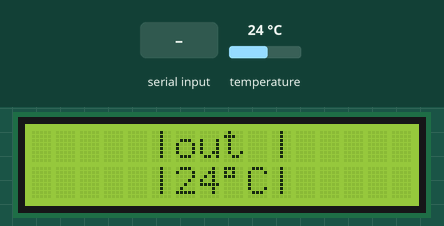
Simulated run of this sketch. Board: Arduino Uno, built with avr-gcc and run on an emulated ATmega328P. Parts: 16×2 character LCD. The inputs (shaded band) are chosen by the test bench; at power-on: temperature 24 °C. What the sketch prints to the serial monitor is not drawn.

Above: at 1.2 s.
1.3 s: byte 30 received over Serial
At 4.2 s:
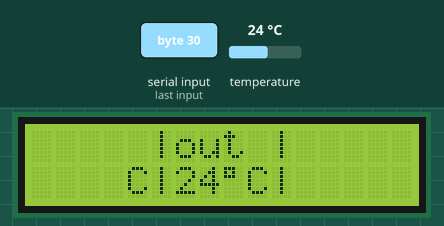
4.5 s: byte 120 received over Serial
At 5.9 s:
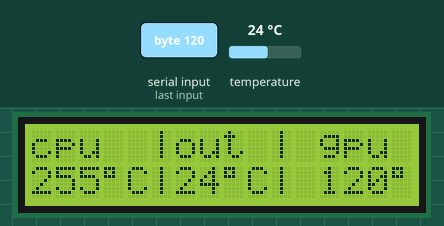
7.6 s: byte 90 received over Serial
At 8.9 s:
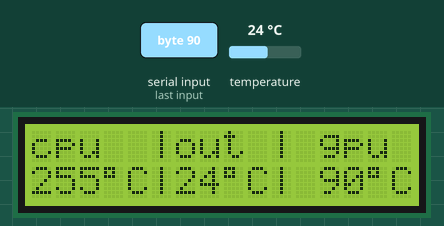
10.6 s: temperature set to 12 °C
At 12.1 s:
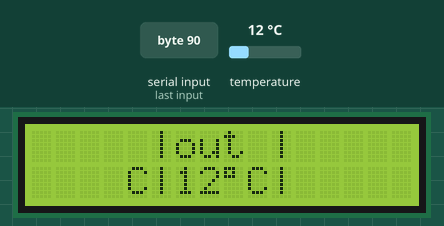
12.6 s: temperature set to 19 °C
At 14.0 s:
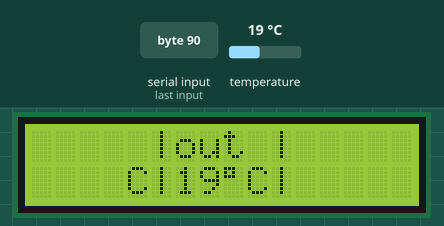
14.6 s: temperature set to 28 °C
At 16.0 s:
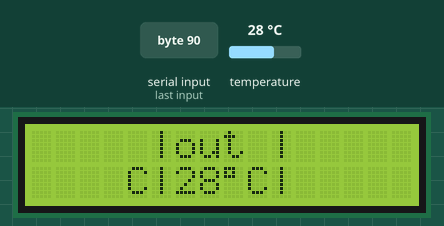
Timing chart, 0 to 17.6 s (numbered marks = the images above; inputs shaded):
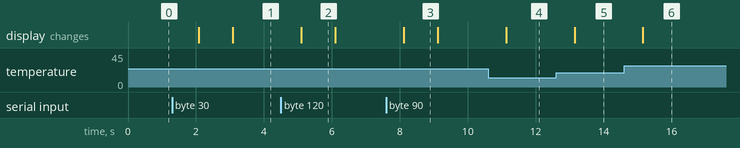

Measured:
- after the input at 1.3 s, the display: first changes after 0.78 s (image 1 shows a later state)
- after the input at 4.5 s, the display: changes after 0.60 s (image 2)
- after the input at 7.6 s, the display: changes after 0.52 s (image 3)
- after the input at 10.6 s, the display: changes after 0.53 s (image 4)
- after the input at 12.6 s, the display: changes after 0.54 s (image 5)
- after the input at 14.6 s, the display: changes after 0.56 s (image 6)
- what the display in image 2 shows lasts 1.0 s, from 5.1 s to 6.1 s

The sketch:

thermometer.ino
```cpp
#include <Wire.h>
#include <Adafruit_Sensor.h>
#include <Adafruit_BMP280.h>
#include <LiquidCrystal.h>

LiquidCrystal lcd(12, 11, 5, 4, 3, 2);

#define BMP280_ADRESA (0x76)
Adafruit_BMP280 bmp;

void setup() {
  Serial.begin(9600);
  lcd.begin(16, 2);

  if (!bmp.begin(BMP280_ADRESA)) {
    while (1);
  }
}

byte cpu = 0;
byte gpu = 0;

void loop() {

  int teplota = int(bmp.readTemperature());
  lcd.setCursor(5,0);
  lcd.print((char)124);
  lcd.print("out ");
  lcd.print((char)124);
  lcd.setCursor(5,1);
  lcd.print((char)124);
  lcd.print(teplota);
  lcd.print((char)223);
  lcd.print("C");
  lcd.print((char)124);

  if (Serial.available()){
    gpu = Serial.read();
    cpu = Serial.read();

    lcd.setCursor(0,0);
    lcd.print("cpu ");
    lcd.setCursor(0,1);
    lcd.print(cpu);
    lcd.print((char)223);
    lcd.print("C");

    lcd.setCursor(12,0);
    lcd.print("gpu ");
    lcd.setCursor(12,1);
    lcd.print(gpu);
    lcd.print((char)223);
    lcd.print("C");
    Serial.println("b");
  }else{
    lcd.setCursor(0,0);
    lcd.print("    ");
    lcd.setCursor(0,1);
    lcd.print("    ");
    lcd.setCursor(12,0);
    lcd.print("    ");
    lcd.setCursor(12,1);
    lcd.print("    ");
    Serial.println("b");
  }

  delay(1000);
}
```
